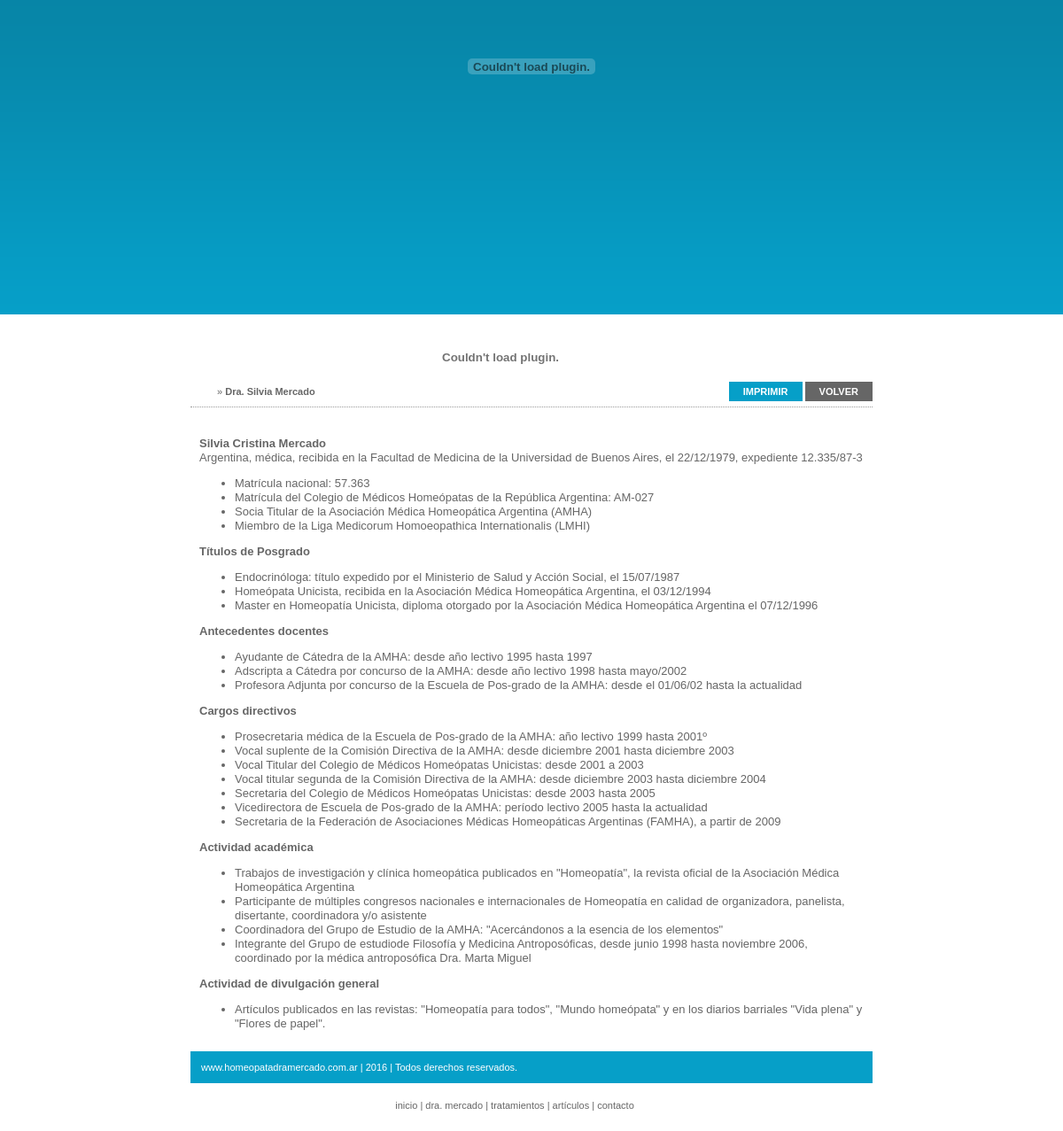
/seccion_detalle.php?ididioma=1&idsede=1&idseccion=136&idcarpeta=42, run on the app's committed database.
### tables this page shows
CREATE TABLE `seccion` (
  `idseccion` int(11) NOT NULL auto_increment,
  `fecha_alta` date NOT NULL default '0000-00-00',
  `fecha_baja` date NOT NULL default '0000-00-00',
  `fecha_modificacion` date NOT NULL default '0000-00-00',
  `precio` int(4) NOT NULL default '0',
  `esnuevo` varchar(5) NOT NULL default 'false',
  `destacado` binary(1) NOT NULL default '2',
  `foto` varchar(255) NOT NULL default '',
  `habilita_comentario` tinyint(1) NOT NULL default '2',
  `mail_moderador` varchar(255) NOT NULL default '',
  `usa_rating` tinyint(1) NOT NULL default '1',
  `puntaje_total` int(11) NOT NULL default '0',
  `votos_total` int(11) NOT NULL default '0',
  `foto_extra_columna` tinyint(1) NOT NULL default '3',
  `restringido` tinyint(1) NOT NULL default '2',
  `seguro` tinyint(1) NOT NULL default '1',
  `estado` tinyint(1) NOT NULL default '1',
  PRIMARY KEY  (`idseccion`)
);

CREATE TABLE `seccion_idioma_dato` (
  `idseccion` int(11) NOT NULL default '0',
  `ididioma` tinyint(2) NOT NULL default '0',
  `titulo` varchar(255) NOT NULL default '',
  `titulo_web` varchar(255) NOT NULL default '',
  `copete` text NOT NULL,
  `detalle` longtext NOT NULL,
  `banner` varchar(255) NOT NULL default '',
  `keywords` varchar(255) NOT NULL default '',
  `estado` tinyint(1) NOT NULL default '1',
  PRIMARY KEY  (`idseccion`,`ididioma`)
);

CREATE TABLE `dato_sitio` (
  `iddato_sitio` int(11) NOT NULL auto_increment,
  `ididioma` int(11) NOT NULL default '0',
  `emp_nombre` varchar(255) NOT NULL default '',
  `emp_prefijo` varchar(255) NOT NULL default '',
  `emp_datos_generales` text NOT NULL,
  `emp_telefonos` text NOT NULL,
  `emp_direccion` text NOT NULL,
  `pie` varchar(255) NOT NULL default '',
  `meta_tag_title` varchar(255) NOT NULL default '',
  `meta_tag_keywords` text NOT NULL,
  `meta_tag_description` text NOT NULL,
  `meta_tag_revisit_after` int(2) NOT NULL default '0',
  `codigo_contacto` varchar(255) NOT NULL default '',
  `titulo_descarga` varchar(255) NOT NULL default '',
  `copyright` varchar(255) NOT NULL default '',
  `cont_prod_mail_destino` varchar(255) NOT NULL default '',
  `cont_prod_mail_desde` varchar(255) NOT NULL default '',
  `cont_prod_mail_ideas2` varchar(255) NOT NULL default '',
  `cont_prod_mail_asunto` varchar(255) NOT NULL default '',
  `env_amigo_asunto` varchar(255) NOT NULL default '',
  `cont_mail_destino` varchar(255) NOT NULL default '',
  `cont_mail_desde` varchar(255) NOT NULL default '',
  `cont_mail_asunto` varchar(255) NOT NULL default '',
  `admin_titulo` varchar(255) NOT NULL default '',
  `mantenimiento` int(2) NOT NULL default '1',
  `ca_carrito_usar` tinyint(4) NOT NULL default '1',
  `ca_mail_destino` varchar(255) NOT NULL default '',
  `ca_asunto` varchar(255) NOT NULL default '',
  `ca_cuenta_bancaria` text NOT NULL,
  `keywords` int(11) NOT NULL default '2',
  `ne_mail_destino` varchar(255) NOT NULL default '',
  `ne_mail_desde` varchar(255) NOT NULL default '',
  `ne_mail_desde_nombre` varchar(255) NOT NULL default '',
  `ne_marco_fondo` varchar(20) NOT NULL default '',
  `ne_marco_borde` int(2) NOT NULL default '0',
  `ne_marco_borde_color` varchar(20) NOT NULL default '',
  `reg_confirmacion_usuario` tinyint(1) NOT NULL default '1',
  `reg_aprobacion_moderador` tinyint(1) NOT NULL default '1',
  `reg_mail_moderador` varchar(255) NOT NULL default '',
  `reg_mail_desde` varchar(40) NOT NULL default '',
  `reg_titulo` varchar(255) NOT NULL default '',
  PRIMARY KEY  (`iddato_sitio`)
);

### 0_include/0_mysql.php (called while the page is built, shortened)
<?
	if(!$_GET['ididioma']){
		$ididioma = 1;
	}else{
		$ididioma = $_GET['ididioma'];
	}
	if(!$_SESSION['rs_dato_sitio_session'] || $_SESSION['ididioma_session'] != $ididioma){
		$query_dato_sitio = "SELECT A.*
		FROM dato_sitio  A
		WHERE ididioma = '$ididioma' ";
		$rs_dato_sitio = mysql_fetch_assoc(mysql_query($query_dato_sitio));
	}else{
		$rs_dato_sitio = $_SESSION['rs_dato_sitio_session'];
	}
?>

### seccion_detalle.php (the view, shortened to what this page needs)
<? 	include("0_include/0_mysql.php");
	$modo = $_GET['modo'];
	$idseccion = $_GET['idseccion'];
	if($modo != "previsualizar"){
		$filtro_sede = " AND C.idsede = '$_SESSION[idsede_session]' ";
	}else{
		$filtro_sede = "";
	}
	$query_seccion = "SELECT
	  A.idseccion
	, A.foto
	, A.usa_rating
	, A.habilita_comentario
	, A.foto_extra_columna
	, A.esnuevo
	, A.precio
	, B.titulo
	, B.copete
	, B.estado AS estado_idioma
	, A.estado AS estado_seccion
	, B.banner
	, B.detalle
	, D.idcarpeta
	FROM seccion A
	LEFT JOIN seccion_idioma_dato B ON B.idseccion = A.idseccion
	LEFT JOIN seccion_sede C ON C.idseccion = A.idseccion
	LEFT JOIN seccion_carpeta D ON D.idseccion = A.idseccion
	WHERE A.idseccion = '$idseccion' AND B.ididioma = '$_SESSION[ididioma_session]' $filtro_sede";
	$rs_seccion = mysql_fetch_assoc(mysql_query($query_seccion));
?>
<!DOCTYPE html PUBLIC "-//W3C//DTD XHTML 1.0 Transitional//EN" "http://www.w3.org/TR/xhtml1/DTD/xhtml1-transitional.dtd">
<html xmlns="http://www.w3.org/1999/xhtml">
<head>
<? include_once("0_include/0_head.php"); ?>
<link href="css/0_multibox.css" rel="stylesheet" type="text/css" />
</head>
<body>
<div id="header"><? include_once("0_include/0_top.php"); ?></div>
<div id="cuerpo">
  <div id="contenido">
	<div id="titulo-seccion" style="text-align:left; margin-top:20px;">
            <object classid="clsid:D27CDB6E-AE6D-11cf-96B8-444553540000" codebase="http://download.macromedia.com/pub/shockwave/cabs/flash/swflash.cab#version=9,0,28,0" width="700" height="56">
              <embed src="skin/index/swf/titulo.swf" FlashVars="titulo=<?= $rs_seccion['titulo'] ?>" wmode="transparent" quality="high" pluginspage="http://www.adobe.com/shockwave/download/download.cgi?P1_Prod_Version=ShockwaveFlash" type="application/x-shockwave-flash" width="700" height="56"></embed>
            </object>
    </div>
        <div id="arbol-carpetas" style="padding-left:30px; margin-top:5px; margin-bottom:10px; text-align:left; width:50%; float:left;">
          <?
			if($rs_seccion['titulo'] == ""){
				$ruta = "";
			}else{
				$ruta = '<span class="Arial_11px_grisoscuro"> &raquo; <strong>'.$rs_seccion['titulo'].'</strong></span>';
			}
			echo $ruta;
		?>
        </div>
        <div id="barra-herramientas" style="margin-top:5px; margin-bottom:10px; text-align:right; width:45%; float:right;">
        <a href="seccion_imprimir.php?idseccion=<?= $idseccion ?>" target="_blank">
        	<span class="BookNow"><strong>IMPRIMIR</strong></span>
        </a>
        <a href="javascript:history.back();">
        	<span class="GoBack"><strong>VOLVER</strong></span>
        </a>
        </div>
        <div id="separador" style="clear:both; height:1px; border-bottom:1px dotted #999999;"></div>
    <div id="descripcion" class="textoSeccion" style="text-align:left; margin-top:10px; padding:10px; width:750px; line-height:16px; overflow:hidden;">
      	<?= html_entity_decode($rs_seccion['detalle'], ENT_QUOTES); ?>
      </div>
  </div>
	<div id="footer"><? include("0_include/0_pie.php"); ?></div>
</div>
</body>
</html>

### 0_include/0_pie.php
<link href="../skin/index/css/0_fonts.css" rel="stylesheet" type="text/css" />
<div style="background-color:#069fc8; padding:12px; text-align:left;" class="Arial_11px_blanco">
	www.homeopatadramercado.com.ar | <?= date("Y") ?> | <?= $rs_dato_sitio['copyright'] ?>
</div>
<table width="732" border="0" cellpadding="0" cellspacing="0" >
  <tr>
    <td width="100%" height="50" align="center" class="cuadro_login_texto"><a href="index.php"><span class="Arial_11px_grisoscuro">inicio</span></a> | <a href="seccion_detalle.php?idseccion=136&idcarpeta=41"><span class="Arial_11px_grisoscuro">dra. mercado</span></a> | <a href="seccion_detalle.php?idseccion=137&idcarpeta=41"><span class="Arial_11px_grisoscuro">tratamientos</span></a> | <a href="carpeta_ver.php?idcarpeta=42"><span class="Arial_11px_grisoscuro">art&iacute;culos</span></a> | <a href="contacto.php"><span class="Arial_11px_grisoscuro">contacto</span></a></td>
  </tr>
</table>

### skin/index/css/0_body.css (style rules this page uses)
body { margin: 0; background-image:url(../imagen/0_body/bg.png); background-repeat:repeat-x; background-color:#FFFFFF; height: auto; overflow: auto; }
#header { width:990px; height:355px; margin:0 auto; text-align: center; }
#cuerpo { width:770px; overflow: auto; margin:0 auto; height: auto; text-align:center; }
#contenido { width:770px; min-height:350px; height:auto !important; height:350px; background-repeat:repeat-x; background-color:#FFFFFF; float:left; }
#footer { width:770px; background-repeat:repeat-x; background-color:#FFFFFF; float:left; text-align:center }

### skin/index/css/0_especial.css (style rules this page uses)
.BookNow { font-family:Arial, Helvetica, sans-serif; font-size:11px; color:#FFFFFF; padding-bottom:5px; padding-top:5px; padding-left:16px; padding-right:16px; background-color:#069fc8; text-align:center; cursor:pointer; }
.GoBack { font-family:Arial, Helvetica, sans-serif; font-size:11px; color:#FFFFFF; padding-bottom:5px; padding-top:5px; padding-left:16px; padding-right:16px; background-color:#666666; text-align:center; cursor:pointer; }
.textoSeccion { font-family:Arial, Helvetica, sans-serif; font-size:13px; color:#666666; }

### data on the page
seccion: seccion_idioma_dato.titulo "Dra. Silvia Mercado", seccion_idioma_dato.detalle "Silvia Cristina Mercado Argentina, médica, recibida en la Facultad de Medicina de la Universidad de Buenos Aires, el 22/12/1979, expediente 12.335/87-3 Matrícula nacional: 57.363 Matrícula del Colegio de Médicos Homeópatas de la República Argentina: AM-027 Socia Titular de la Asociación Médica Homeopática Argentina (AMHA) Miembro de la Liga Medicorum Homoeopathica Internationalis (LMHI) Títulos de Posgrado Endocrinóloga: título expedido por el Ministerio de Salud y Acción Social, el 15/07/1987 Homeópata Unicista, recibida en la Asociación Médica Homeopática Argentina, el 03/12/1994 Master en Homeopatía Unicista, diploma otorgado por la Asociación Médica Homeopática Argentina el 07/12/1996…"
dato_sitio: copyright "Todos derechos reservados."
